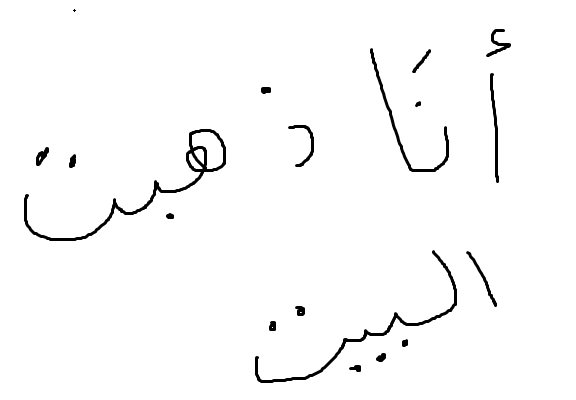
%> input picture 6.jpg, 576 x 400 px
$ octave testImages.m   (GNU Octave 9; MATLAB toolbox functions it lacks are replaced by stand-ins)
%> lines starting %> are read from the running program, lines starting %| are printed output that depends on the picture; in (x1, y1, x2, y2) boxes, pixels count from 0 and x2, y2 are one past the last pixel; in counts of white or black regions, pixels touching at a corner belong together; the program's own positions count from 1
clc
clear
im = imread('6.jpg');
%> im is the input picture: size 400x576x3 uint8; min 0, max 255, mean 249.8
im=rgb2gray(im);
%> im: size 400x576 uint8
BW=im>50;
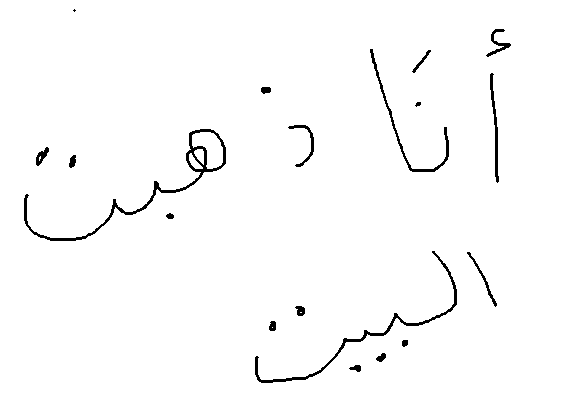
%> BW: size 400x576 logical; 98.2% white; 19 black regions (1 under 20 px), largest, box (x1, y1, x2, y2) and area: (24, 129, 226, 241) 1256, (255, 251, 457, 383) 907, (370, 49, 449, 172) 529
BW=~BW;
cc = bwconncomp(BW);
%> cc = 19 connected components
stats = regionprops(cc, 'Area');
%> stats = 19 regions; largest, Area: 1256, 907, 529, 320, 195
idx = find([stats.Area] < 160);
%> idx = [2 3 4 5 7 8 10 11 13 14 15 16]
BW2 = ismember(labelmatrix(cc), idx);
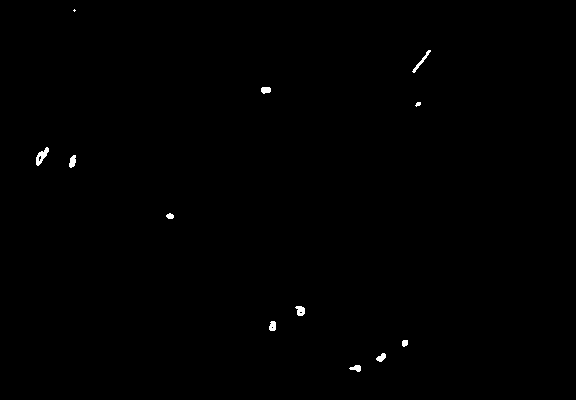
%> BW2: size 400x576 logical; 0.29% white; 12 white regions (1 under 20 px), largest, box (x1, y1, x2, y2) and area: (36, 147, 49, 166) 115, (412, 50, 431, 73) 81, (295, 306, 305, 316) 73
imtool(BW2)
